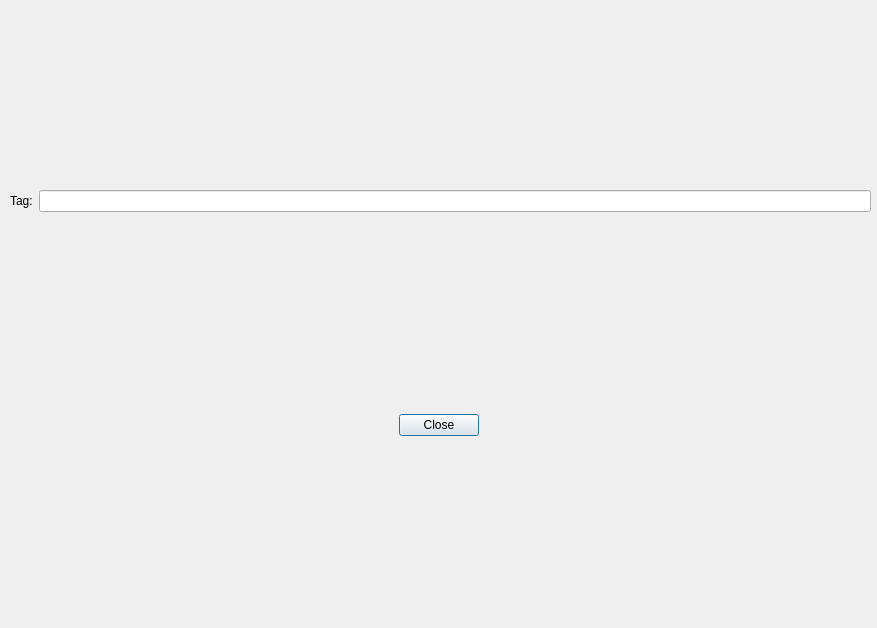
<?xml version="1.0" encoding="UTF-8"?>
<ui version="4.0">
 <class>TagViewDialog</class>
 <widget class="QDialog" name="TagViewDialog">
  <property name="windowModality">
   <enum>Qt::ApplicationModal</enum>
  </property>
  <property name="geometry">
   <rect>
    <x>0</x>
    <y>0</y>
    <width>877</width>
    <height>628</height>
   </rect>
  </property>
  <property name="windowTitle">
   <string>Tag</string>
  </property>
  <property name="modal">
   <bool>true</bool>
  </property>
  <layout class="QVBoxLayout" name="verticalLayout">
   <property name="leftMargin">
    <number>3</number>
   </property>
   <property name="topMargin">
    <number>3</number>
   </property>
   <property name="rightMargin">
    <number>3</number>
   </property>
   <property name="bottomMargin">
    <number>3</number>
   </property>
   <item>
    <widget class="QWidget" name="tagNameWidget" native="true">
     <property name="sizePolicy">
      <sizepolicy hsizetype="Expanding" vsizetype="Fixed">
       <horstretch>0</horstretch>
       <verstretch>0</verstretch>
      </sizepolicy>
     </property>
     <layout class="QFormLayout" name="formLayout">
      <property name="leftMargin">
       <number>7</number>
      </property>
      <property name="rightMargin">
       <number>3</number>
      </property>
      <item row="0" column="0">
       <widget class="QLabel" name="label">
        <property name="text">
         <string>Tag:</string>
        </property>
       </widget>
      </item>
      <item row="0" column="1">
       <widget class="QLineEdit" name="tagNameBox">
        <property name="readOnly">
         <bool>true</bool>
        </property>
       </widget>
      </item>
     </layout>
    </widget>
   </item>
   <item>
    <widget class="QWidget" name="buttonWidget" native="true">
     <property name="sizePolicy">
      <sizepolicy hsizetype="Expanding" vsizetype="Fixed">
       <horstretch>0</horstretch>
       <verstretch>0</verstretch>
      </sizepolicy>
     </property>
     <layout class="QHBoxLayout" name="horizontalLayout">
      <item>
       <spacer name="horizontalSpacer">
        <property name="orientation">
         <enum>Qt::Horizontal</enum>
        </property>
        <property name="sizeHint" stdset="0">
         <size>
          <width>368</width>
          <height>20</height>
         </size>
        </property>
       </spacer>
      </item>
      <item>
       <widget class="QPushButton" name="closeBtn">
        <property name="sizePolicy">
         <sizepolicy hsizetype="Fixed" vsizetype="Fixed">
          <horstretch>0</horstretch>
          <verstretch>0</verstretch>
         </sizepolicy>
        </property>
        <property name="text">
         <string>Close</string>
        </property>
       </widget>
      </item>
      <item>
       <spacer name="horizontalSpacer_2">
        <property name="orientation">
         <enum>Qt::Horizontal</enum>
        </property>
        <property name="sizeHint" stdset="0">
         <size>
          <width>368</width>
          <height>20</height>
         </size>
        </property>
       </spacer>
      </item>
     </layout>
    </widget>
   </item>
  </layout>
 </widget>
 <resources/>
 <connections/>
</ui>
